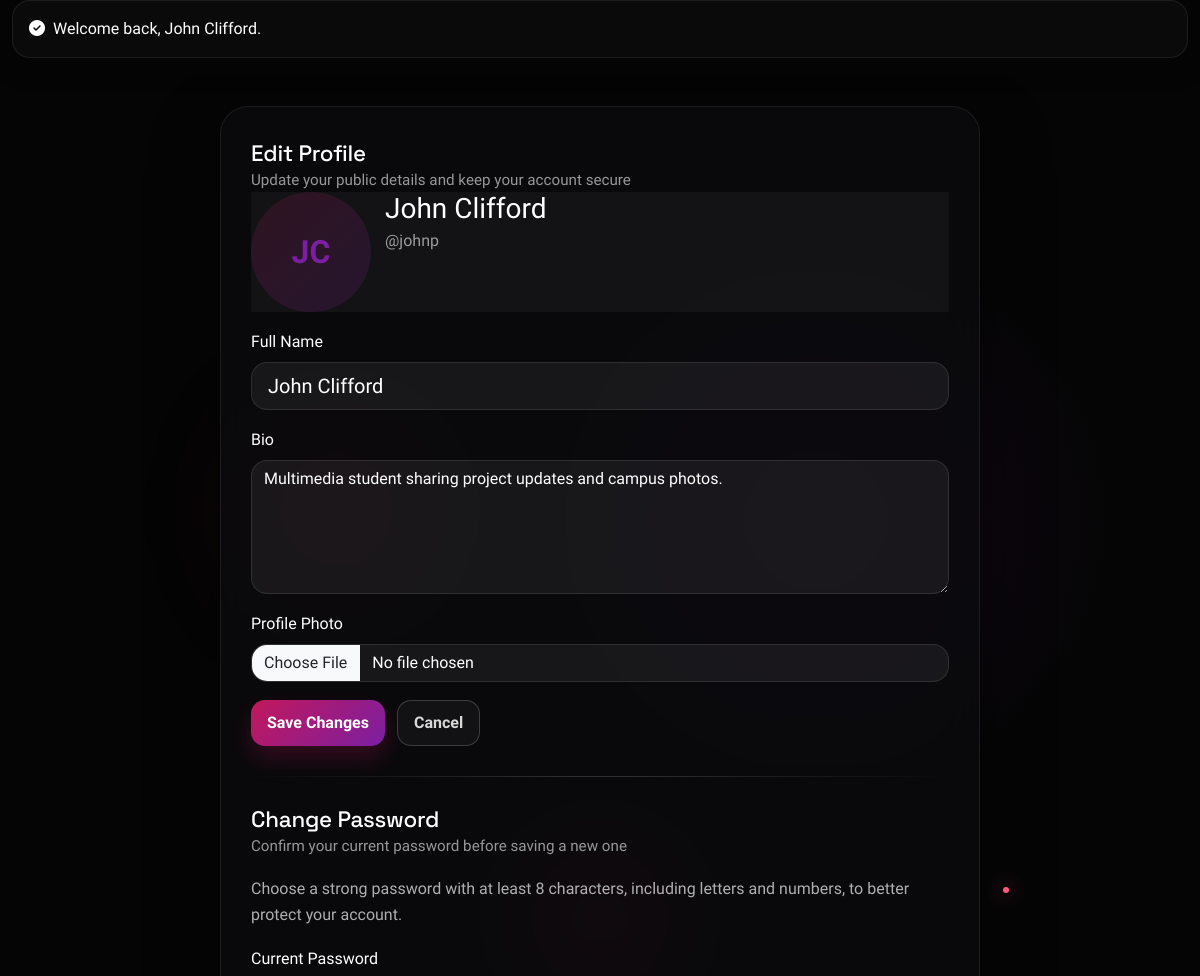
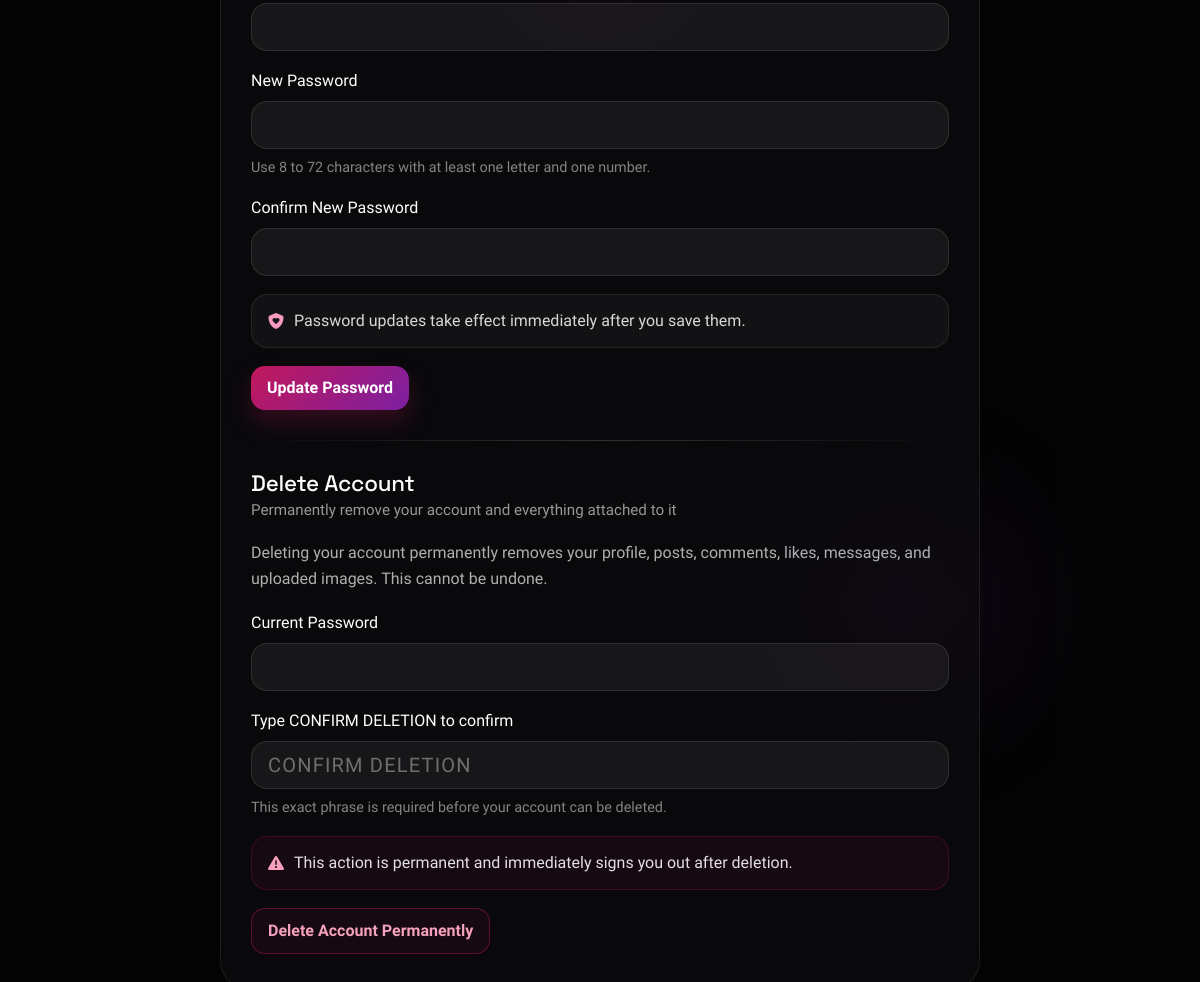
/index.php?controller=Profile&action=edit (signed in), run on the app's committed database (2 pictures, top to bottom).
### tables this page shows
CREATE TABLE users (
  id INT PRIMARY KEY AUTO_INCREMENT,
  username VARCHAR(50) UNIQUE NOT NULL,
  password VARCHAR(255) NOT NULL,
  email VARCHAR(190) DEFAULT NULL,
  google_id VARCHAR(191) DEFAULT NULL,
  auth_provider VARCHAR(24) NOT NULL DEFAULT 'local',
  full_name VARCHAR(100) NOT NULL,
  bio TEXT,
  profile_image VARCHAR(255) DEFAULT NULL,
  created_at TIMESTAMP DEFAULT CURRENT_TIMESTAMP,
  UNIQUE KEY unique_google_id (google_id)
);

### app/helpers.php (called while the page is built, shortened)
<?php
function app_base_url(): string
{
    static $baseUrl = null;
    if ($baseUrl !== null) {
        return $baseUrl;
    }
    $scriptDir = str_replace('\\', '/', dirname($_SERVER['SCRIPT_NAME'] ?? '/'));
    if ($scriptDir === '/' || $scriptDir === '.') {
        $scriptDir = '';
    }
    $baseUrl = rtrim($scriptDir, '/');
    return $baseUrl;
}
function app_url(string $path = ''): string
{
    $baseUrl = app_base_url();
    $path = ltrim($path, '/');
    return ($baseUrl === '' ? '' : $baseUrl) . '/' . $path;
}
function app_route(string $controller = 'Feed', string $action = 'index', array $params = []): string
{
    $query = ['controller' => $controller];
    if ($action !== '') {
        $query['action'] = $action;
    }
    $query = array_merge($query, $params);
    return app_url('index.php') . '?' . http_build_query($query);
}
function app_render(string $view, array $data = []): void
{
    $viewFile = APP_ROOT . '/app/views/' . $view . '.php';
    extract($data, EXTR_SKIP);
    require APP_ROOT . '/app/views/layouts/header.php';
    require $viewFile;
    require APP_ROOT . '/app/views/layouts/footer.php';
}
function app_e(?string $value): string
{
    return htmlspecialchars((string) $value, ENT_QUOTES, 'UTF-8');
}
function app_initials(string $name): string
{
    $parts = preg_split('/\s+/', trim($name)) ?: [];
    $initials = '';
    foreach ($parts as $part) {
        $initials .= strtoupper(substr($part, 0, 1));
        if (strlen($initials) >= 2) {
            break;
        }
    }
    return $initials !== '' ? $initials : 'V';
}

### app/controllers/ProfileController.php (called while the page is built, shortened)
<?php
class ProfileController
{
    private UserModel $userModel;
    public function __construct(PDO $db)
    {
        $this->userModel = new UserModel($db);
    }
    public function edit(?int $id = null): void
    {
        $user = $this->userModel->getById((int) $_SESSION['user_id']);
        $profileError = null;
        $passwordError = null;
        $deleteError = null;
        app_render('profile/edit', [
            'title' => 'Edit Profile',
            'user' => $user,
            'profileError' => $profileError,
            'passwordError' => $passwordError,
            'deleteError' => $deleteError,
            'bodyClass' => 'editor-page',
        ]);
    }
}

### public/index.php (called while the page is built, shortened)
<?php
require_once APP_ROOT . '/config/database.php';
require_once APP_ROOT . '/app/helpers.php';
require_once APP_ROOT . '/app/models/UserModel.php';
$db = new Database();
$conn = $db->getConnection();
$controller = $_GET['controller'] ?? (app_is_authenticated() ? 'Feed' : 'Auth');
$action = $_GET['action'] ?? ($controller === 'Auth' ? 'login' : 'index');
$id = isset($_GET['id']) ? (int) $_GET['id'] : null;
$controllerInstance = new $controllerClass($conn);
$controllerInstance->{$action}($id);

### app/models/UserModel.php (called while the page is built, shortened)
<?php
class UserModel
{
    private PDO $conn;
    private string $table = 'users';
    public function __construct(PDO $db)
    {
        $this->conn = $db;
    }
    public function getById(int $id): ?array
    {
        $query = "SELECT id, username, full_name, bio, profile_image, created_at
                  FROM {$this->table}
                  WHERE id = :id
                  LIMIT 1";
        $stmt = $this->conn->prepare($query);
        $stmt->execute([':id' => $id]);
        $user = $stmt->fetch();
        return $user ?: null;
    }
}

### app/views/profile/edit.php (the view, shortened to what this page needs)
<div class="editor-shell">
    <section class="surface-card editor-card">
        <div class="section-heading">
            <h2>Edit Profile</h2>
            <span>Update your public details and keep your account secure</span>
        </div>
        <form method="POST" enctype="multipart/form-data" class="stack-form">
            <div class="profile-preview">
                <div class="avatar avatar-xl">
                    <?php if (!empty($user['profile_image'])): ?>
                        <img class="avatar-image" src="<?php echo app_upload_url($user['profile_image']); ?>" alt="<?php echo app_e($user['full_name']); ?>">
                    <?php else: ?>
                        <span class="avatar-fallback"><?php echo app_e(app_initials($user['full_name'])); ?></span>
                    <?php endif; ?>
                </div>
                <div>
                    <h3 class="mb-1"><?php echo app_e($user['full_name']); ?></h3>
                    <p class="small-muted mb-0">@<?php echo app_e($user['username']); ?></p>
                </div>
            </div>
            <div>
                <label class="form-label">Full Name</label>
                <input type="text" name="full_name" class="form-control form-control-lg" value="<?php echo app_e($user['full_name']); ?>" required>
            </div>
            <div>
                <label class="form-label">Bio</label>
                <textarea name="bio" class="form-control" rows="5" placeholder="Say something about yourself"><?php echo app_e($user['bio']); ?></textarea>
            </div>
            <div>
                <label class="form-label">Profile Photo</label>
                <input type="file" name="profile_image" class="form-control" accept="image/png,image/jpeg,image/gif,image/webp">
            </div>
            <div class="editor-actions">
                <button type="submit" class="btn btn-accent">Save Changes</button>
                <a class="btn btn-outline-dark" href="<?php echo app_route('Profile', 'view', ['id' => (int) $_SESSION['user_id']]); ?>">Cancel</a>
            </div>
        </form>
        <div class="editor-divider"></div>
        <section class="security-panel" id="security-card">
            <div class="section-heading">
                <h2>Change Password</h2>
                <span>Confirm your current password before saving a new one</span>
            </div>
            <p class="security-copy">Choose a strong password with at least 8 characters, including letters and numbers, to better protect your account.</p>
            <form method="POST" class="stack-form">
                <div>
                    <label class="form-label" for="currentPassword">Current Password</label>
                    <input type="password" name="current_password" id="currentPassword" class="form-control form-control-lg" autocomplete="current-password" required>
                </div>
                <div>
                    <label class="form-label" for="newPassword">New Password</label>
                    <input type="password" name="new_password" id="newPassword" class="form-control form-control-lg" autocomplete="new-password" required>
                    <div class="form-hint">Use 8 to 72 characters with at least one letter and one number.</div>
                </div>
                <div>
                    <label class="form-label" for="confirmPassword">Confirm New Password</label>
                    <input type="password" name="confirm_password" id="confirmPassword" class="form-control form-control-lg" autocomplete="new-password" required>
                </div>
                <div class="security-note">
                    <i class="fa-solid fa-shield-heart"></i>
                    <span>Password updates take effect immediately after you save them.</span>
                </div>
                <div class="editor-actions">
                    <button type="submit" class="btn btn-accent">Update Password</button>
                </div>
            </form>
        </section>
        <div class="editor-divider"></div>
        <section class="danger-panel" id="delete-account-card">
            <div class="section-heading">
                <h2>Delete Account</h2>
                <span>Permanently remove your account and everything attached to it</span>
            </div>
            <p class="danger-copy">Deleting your account permanently removes your profile, posts, comments, likes, messages, and uploaded images. This cannot be undone.</p>
            <form
                method="POST"
                class="stack-form"
                data-confirm-modal
                data-confirm-title="Delete Account"
                data-confirm-message="This permanently deletes your account, messages, posts, comments, and uploaded media. This action cannot be undone."
                data-confirm-button="Delete Account"
                data-confirm-variant="danger"
            >
                <div>
                    <label class="form-label" for="deletePassword">Current Password</label>
                    <input type="password" name="delete_password" id="deletePassword" class="form-control form-control-lg" autocomplete="current-password" required>
                </div>
                <div>
                    <label class="form-label" for="deleteConfirmation">Type CONFIRM DELETION to confirm</label>
                    <input
                        type="text"
                        name="delete_confirmation"
                        id="deleteConfirmation"
                        class="form-control form-control-lg danger-confirm-input"
                        placeholder="CONFIRM DELETION"
                        autocomplete="off"
                        autocapitalize="characters"
                        spellcheck="false"
                        required
                    >
                    <div class="form-hint">This exact phrase is required before your account can be deleted.</div>
                </div>
                <div class="danger-note">
                    <i class="fa-solid fa-triangle-exclamation"></i>
                    <span>This action is permanent and immediately signs you out after deletion.</span>
                </div>
                <div class="editor-actions">
                    <button type="submit" class="btn btn-outline-danger">Delete Account Permanently</button>
                </div>
            </form>
        </section>
    </section>
</div>

### data on the page
users: full_name "JC", full_name "John Clifford", username "johnp", bio "Multimedia student sharing project updates and campus photos."

### other printed values
app_e($successFlash) "Welcome back, John Clifford."
